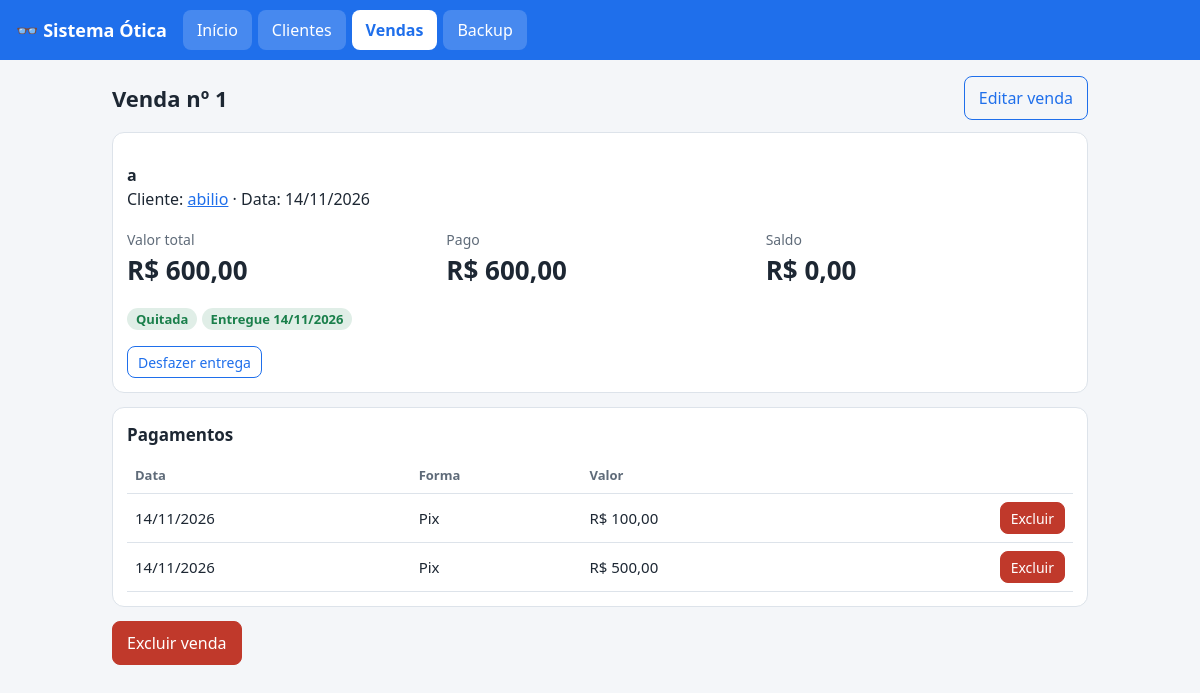
/vendas/1, run on the app's committed database.
### modelos.py (models this page shows, shortened)
class Base(DeclarativeBase):
    pass

class Venda(Base):
    __tablename__ = "vendas"
    id: Mapped[int] = mapped_column(primary_key=True)
    cliente_id: Mapped[int] = mapped_column(ForeignKey("clientes.id", ondelete="CASCADE"), index=True)
    descricao: Mapped[str] = mapped_column(String(200))
    valor: Mapped[int] = mapped_column(BigInteger)          # centavos
    data: Mapped[date] = mapped_column(default=util.hoje)
    entrega_prevista: Mapped[Optional[date]]
    entregue_em: Mapped[Optional[date]]
    cliente: Mapped[Cliente] = relationship(back_populates="vendas")
    pagamentos: Mapped[list["Pagamento"]] = relationship(
        back_populates="venda", cascade="all, delete-orphan",
        order_by="Pagamento.data, Pagamento.id")
    @property
    def pago(self):
        return sum(p.valor for p in self.pagamentos)
    @property
    def saldo(self):
        return max(0, self.valor - self.pago)
    @property
    def quitada(self):
        return self.saldo == 0

class Cliente(Base):
    __tablename__ = "clientes"
    id: Mapped[int] = mapped_column(primary_key=True)
    nome: Mapped[str] = mapped_column(String(120))
    cpf: Mapped[Optional[str]] = mapped_column(String(11), unique=True)
    telefone: Mapped[str] = mapped_column(String(30), default="")
    nascimento: Mapped[Optional[date]]
    endereco: Mapped[str] = mapped_column(String(200), default="")
    obs: Mapped[str] = mapped_column(Text, default="")
    criado_em: Mapped[date] = mapped_column(default=util.hoje)
    receitas: Mapped[list["Receita"]] = relationship(
        back_populates="cliente", cascade="all, delete-orphan",
        order_by="Receita.data.desc(), Receita.id.desc()")
    vendas: Mapped[list["Venda"]] = relationship(
        back_populates="cliente", cascade="all, delete-orphan",
        order_by="Venda.data.desc(), Venda.id.desc()")

class Pagamento(Base):
    __tablename__ = "pagamentos"
    id: Mapped[int] = mapped_column(primary_key=True)
    venda_id: Mapped[int] = mapped_column(ForeignKey("vendas.id", ondelete="CASCADE"), index=True)
    valor: Mapped[int] = mapped_column(BigInteger)          # centavos
    forma: Mapped[str] = mapped_column(String(30), default="Pix")
    data: Mapped[date] = mapped_column(default=util.hoje)
    venda: Mapped[Venda] = relationship(back_populates="pagamentos")

### rotas/vendas.py (the view)
@bp.get("/vendas/<int:id>")
def ver(id):
    return render_template("venda_ver.html", v=_venda(id))

### banco.py (called while the page is built, shortened)
def backup_diario(manter=30):
    global _dia_do_backup
    if not SQLITE or _dia_do_backup == util.hoje():
        return

### rotas/vendas.py (called while the page is built)
def _venda(id) -> Venda:
    v = S.get(Venda, id)
    if not v:
        abort(404)
    return v

### seguranca.py (called while the page is built)
def senha() -> str:
    return os.getenv("OTICA_SENHA", "")

def token() -> str:
    if "csrf" not in session:
        session["csrf"] = secrets.token_hex(16)
    return session["csrf"]

def _verificar():
    if request.method == "POST":
        enviado = request.form.get("csrf", "")
        if not hmac.compare_digest(session.get("csrf", ""), enviado):
            abort(400, "A página ficou aberta por muito tempo. Volte, recarregue e tente de novo.")
    if senha() and not session.get("logado") and request.endpoint not in LIVRES:
        return redirect(url_for("sistema.login", prox=request.path))

def iniciar(app):
    app.secret_key = _chave_secreta()
    app.config.update(
        SESSION_COOKIE_HTTPONLY=True,
        SESSION_COOKIE_SAMESITE="Lax",
        SESSION_COOKIE_SECURE=os.getenv("COOKIE_SEGURO") == "1",
        PERMANENT_SESSION_LIFETIME=timedelta(hours=12),
    )
    app.jinja_env.globals["csrf_token"] = token
    app.jinja_env.globals["com_senha"] = lambda: bool(senha())
    app.before_request(_verificar)

### util.py (called while the page is built)
def hoje() -> date:
    try:
        return datetime.now(ZoneInfo(os.getenv("FUSO", "America/Sao_Paulo"))).date()
    except Exception:
        return date.today()

def brl(centavos) -> str:
    c = int(centavos or 0)
    reais = f"{abs(c) // 100:,}".replace(",", ".")
    return f"{'-' if c < 0 else ''}R$ {reais},{abs(c) % 100:02d}"

def dbr(d) -> str:
    return d.strftime("%d/%m/%Y") if d else ""

### templates/venda_ver.html (shortened to what this page needs)
{% extends 'base.html' %}
{% from '_macros.html' import csrf, excluir, status_venda, entrega %}
{% block conteudo %}
<div class="topo"><h1>Venda nº {{ v.id }}</h1>
  <div class="acoes" style="margin:0"><a class="btn sec" href="{{ url_for('vendas.editar', id=v.id) }}">Editar venda</a></div></div>
<div class="card">
  <p><strong>{{ v.descricao }}</strong><br>
    Cliente: <a href="{{ url_for('clientes.ver', id=v.cliente_id) }}">{{ v.cliente.nome }}</a> · Data: {{ v.data|dbr }}</p>
  <div class="grid" style="margin:10px 0">
    <div class="stat"><span>Valor total</span><b>{{ v.valor|brl }}</b></div>
    <div class="stat"><span>Pago</span><b>{{ v.pago|brl }}</b></div>
    <div class="stat"><span>Saldo</span><b>{{ v.saldo|brl }}</b></div>
  </div>
  <p>{{ status_venda(v) }} {{ entrega(v) }}</p>
  <div class="acoes">
    {% if v.entregue_em %}
      <form method="post" action="{{ url_for('vendas.desfazer_entrega', id=v.id) }}">{{ csrf() }}<button class="btn sm sec">Desfazer entrega</button></form>
    {% else %}
      <form method="post" action="{{ url_for('vendas.entregar', id=v.id) }}">{{ csrf() }}<button class="btn sm">Marcar como entregue</button></form>
    {% endif %}
  </div>
</div>
<div class="card">
  <h2>Pagamentos</h2>
  {% if v.pagamentos %}<div class="tw"><table>
    <tr><th>Data</th><th>Forma</th><th>Valor</th><th></th></tr>
    {% for p in v.pagamentos %}<tr><td>{{ p.data|dbr }}</td><td>{{ p.forma }}</td><td>{{ p.valor|brl }}</td>
      <td class="ac">{{ excluir(url_for('vendas.pagamento_excluir', id=p.id), 'Excluir este pagamento?', 'Excluir', 'btn sm bad') }}</td></tr>{% endfor %}
  </table></div>{% else %}<p class="vazio">Nenhum pagamento registrado.</p>{% endif %}
</div>
<div class="acoes">{{ excluir(url_for('vendas.excluir', id=v.id), 'Excluir esta venda e seus pagamentos? Isso não pode ser desfeito.', 'Excluir venda') }}</div>
{% endblock %}

### templates/_macros.html (shortened to what this page needs)
{% macro excluir(url, aviso, rotulo="Excluir", classe="btn bad") %}
<form method="post" action="{{ url }}" onsubmit="return confirm('{{ aviso }}')">{{ csrf() }}<button class="{{ classe }}">{{ rotulo }}</button></form>
{% endmacro %}
{% macro status_venda(v) %}{% if v.quitada %}<span class="tag ok">Quitada</span>{% else %}<span class="tag ab">Em aberto {{ v.saldo|brl }}</span>{% endif %}{% endmacro %}
{% macro entrega(v) %}{% if v.entregue_em %}<span class="tag ok">Entregue {{ v.entregue_em|dbr }}</span>
{% elif v.atrasada %}<span class="tag ab">Atrasada ({{ v.entrega_prevista|dbr }})</span>
{% elif v.entrega_prevista %}<span class="tag av">Prevista {{ v.entrega_prevista|dbr }}</span>
{% else %}<span class="tag av">Sem previsão</span>{% endif %}{% endmacro %}

### static/estilo.css (style rules this page uses)
:root { --bg:#f4f6f9;--card:#fff;--tx:#1d2733;--mut:#5f6b79;--pri:#1f6feb;--on-pri:#fff;--bd:#dde3ea;--ok:#1a7f4b;--bad:#c0392b;--warn:#b86e00 }
* { box-sizing:border-box }
body { margin:0;font:16px/1.5 system-ui,"Segoe UI",Arial,sans-serif;background:var(--bg);color:var(--tx) }
a { color:var(--pri) }
h1 { font-size:22px;margin:0 0 12px }
h2 { font-size:17px;margin:0 0 10px }
.card { background:var(--card);border:1px solid var(--bd);border-radius:12px;padding:14px;margin-bottom:14px }
.grid { display:grid;grid-template-columns:repeat(auto-fit,minmax(200px,1fr));gap:12px;margin-bottom:14px }
.stat b { display:block;font-size:26px }
.stat span,.mut { color:var(--mut);font-size:14px }
.topo { display:flex;justify-content:space-between;align-items:center;gap:10px;flex-wrap:wrap;margin-bottom:12px }
.topo h1 { margin:0 }
.btn { display:inline-block;background:var(--pri);color:var(--on-pri);border:1px solid var(--pri);padding:9px 14px;border-radius:8px;cursor:pointer;font:inherit;text-decoration:none;min-height:40px }
.btn.sec { background:transparent;color:var(--pri) }
.btn.bad { background:var(--bad);border-color:var(--bad);color:#fff }
.btn.sm { padding:4px 10px;min-height:32px;font-size:14px }
.acoes { display:flex;gap:8px;flex-wrap:wrap;align-items:center;margin-top:14px }
.acoes form { margin:0 }
.tw { overflow-x:auto }
table { width:100%;border-collapse:collapse;font-size:15px }
th,td { text-align:left;padding:8px;border-bottom:1px solid var(--bd);white-space:nowrap;vertical-align:middle }
th { color:var(--mut);font-weight:600;font-size:13px }
td.ac { text-align:right }
.tag { padding:2px 9px;border-radius:99px;font-size:13px;font-weight:600;white-space:nowrap }
.tag.ok { background:#1a7f4b22;color:var(--ok) }

### data on the page
Venda: id "1", descricao "a", data|dbr "14/11/2026", valor|brl "R$ 600,00", saldo|brl "R$ 0,00", entregue_em|dbr "14/11/2026"
Cliente: cliente.nome "abilio"
Pagamento: pago|brl "R$ 600,00", data|dbr "14/11/2026", forma "Pix", valor|brl "R$ 100,00", rotulo "Excluir"
Pagamento: data|dbr "14/11/2026", forma "Pix", valor|brl "R$ 500,00", rotulo "Excluir"

### other printed values
{{ rotulo }} "Excluir venda"
